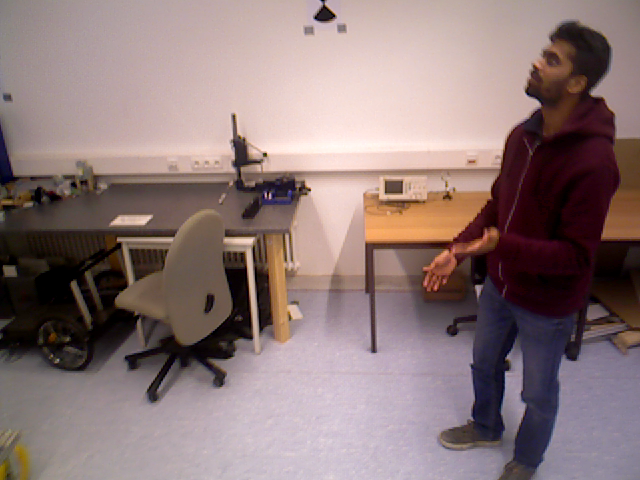
#> input picture 01_small_papers/MMM2027/figure_src/fig2_renders/input_f80.png, 640 x 480 px
$ python make_fig3_map_comparison_v6.py
#> lines starting #> are read from the running program, lines starting #| are printed output that depends on the picture
### 04_archive/MMM2027_v6_figures_rebuilt_2026-10-26/figure_src/_pubstyle.py
"""Final rint geometry helpers: draw at true print size, then *verify* the geometry.

Why this module exists
----------------------
The v3-v6 figures were drawn at 12.2 cm and saved with ``bbox_inches="tight"``.
Tight cropping changes the page box (e.g. 349.27 pt instead of 345.83 pt), so
``\\includegraphics[width=\\textwidth]`` silently rescales the whole figure, and
every label then prints at a size nobody measured.  Fig. 5 was additionally
included at 0.72\\textwidth and printed its 8.4 pt labels at 6.1 pt.

Two rules here:

1. ``save_exact()`` writes the PDF with **no** bounding-box crop, so the page box
   is exactly ``WIDTH_CM`` wide.  Included at ``width=\\textwidth`` the scale is
   1.000 and a drawn 7 pt label prints at 7 pt.
2. ``audit()`` measures, on the drawn canvas, every text extent (rotation-aware,
   through the renderer) and **raises** on: a glyph below the venue floor, two
   labels overlapping, a label crossing the canvas edge, or a label spilling out
   of the box that owns it.  Geometry that cannot pass cannot be shipped.

The MMM/Springer floor is 6 pt.  We hold ourselves to ``TARGET_PT`` so that any
future rounding still clears it.
"""
import matplotlib
import matplotlib.pyplot as plt
from matplotlib.font_manager import FontProperties
from matplotlib.textpath import TextPath

try:                                                      # run as scripts.x
    from scripts._figstyle_v3 import (C, TEXTWIDTH, apply_style, panel_label)
except ImportError:                                       # run from scripts/
    from _figstyle_v3 import C, TEXTWIDTH, apply_style, panel_label  # noqa: F401

PT2CM = 2.54 / 72
WIDTH_CM = TEXTWIDTH / (1 / 2.54) if False else 12.2   # 12.2 cm = \textwidth
MIN_PT = 6.0        # venue floor: MMM/Springer, figures included
TARGET_PT = 6.6     # our own floor, with margin


# ------------------------------------------------------------------ metrics ---
def text_w_pt(label, fs):
    """Width in points of a label's widest line, at font size ``fs``."""
    fp = FontProperties(family="DejaVu Sans", size=fs)
    return max(TextPath((0, 0), ln, prop=fp, usetex=False).get_extents().width
               for ln in label.split("\n"))


def text_w(label, fs):
    """Width in cm (1 data unit = 1 cm in every figure here)."""
    return text_w_pt(label, fs) * PT2CM


def nlines(label):
    return label.count("\n") + 1


def block_h(label, fs, linespacing=1.26):
    """Height in cm of a multi-line label block."""
    return nlines(label) * fs * linespacing * PT2CM


# ------------------------------------------------------------------- saving ---
def save_exact(fig, stem, dpi=600, scale=1.0, min_pt=None):
    """Write PDF/SVG/PNG with the page box exactly the drawn figure size.

    Refuses to write a PDF whose *emitted* glyph sizes are below the floor:
    matplotlib's mathtext renders sub/superscripts smaller than the Text
    artist's fontsize, so auditing the artist alone is not enough.  The check
    reads the Tf operators out of the produced PDF, i.e. what will print.
    """
    _check(fig, stem)
    fig.savefig(f"{stem}.pdf")
    fig.savefig(f"{stem}.svg")
    fig.savefig(f"{stem}.png", dpi=dpi)
    w, h = (v * 2.54 for v in fig.get_size_inches())
    print(f"wrote {stem}.{{pdf,svg,png}}  ({w:.2f} x {h:.2f} cm)")
    printed = pdf_font_sizes(f"{stem}.pdf")
    lo = min(printed) * scale
    floor = MIN_PT if min_pt is None else min_pt
    print(f"  printed glyph sizes: min {lo:.2f} pt "
          f"(floor {floor} pt){'' if lo >= floor else '  <-- BELOW FLOOR'}")
    if lo < floor - 1e-9:
        raise SystemExit(f"{stem}: smallest printed glyph {lo:.2f} pt "
                         f"< {floor} pt")
    return f"{stem}.pdf"


def pdf_font_sizes(path):
    """Every distinct font size (pt) actually used to paint glyphs."""
    import re, zlib
    data = open(path, "rb").read()
    tf = re.compile(rb"/(\w+)\s+([\d.]+)\s+Tf")
    show = re.compile(rb"T[jJ]\b")
    sizes = set()
    for m in re.finditer(rb"stream\r?\n", data):
        s = m.end()
        e = data.find(b"endstream", s)
        if e < 0:
            continue
        try:
            body = zlib.decompress(data[s:e])
        except zlib.error:
            body = data[s:e]
        cur = None
        for ln in body.split(b"\n"):
            mt = tf.search(ln)
            if mt:
                cur = float(mt.group(2))
            elif show.search(ln) and cur is not None:
                sizes.add(round(cur, 2))
    return sorted(sizes) or [0.0]


def _check(fig, stem):
    """Hook kept for symmetry: geometry is audited by audit() before saving."""
    return


def crop_vertical(fig, pad_cm=0.015):
    """Shrink the canvas vertically to the drawn ink, keeping width untouched.

    Every script draws at exactly \\textwidth and must stay 12.2 cm wide, so a
    general tight-bbox crop is not allowed (it would change the width and the
    inclusion scale).  What *is* free is vertical whitespace: mpl leaves 10-25
    pt of blank above and below the content, and that blank prints as dead
    space between the figure and its caption.  This shifts and rescales every
    axes so the ink sits pad_cm from the top and bottom edges, then sets the
    figure height to match.  Width and scale are unchanged, so a 7 pt label
    still prints at 7 pt.
    """
    fig.canvas.draw()
    r = fig.canvas.get_renderer()
    # Ink bbox from the drawn artists, not fig.get_tightbbox(): the schematic
    # figures use one full-canvas axes, whose tightbbox is the whole figure and
    # would hide the empty band above and below the drawing.
    ys = []
    for ax in fig.axes:
        for t in ax.texts:
            if t.get_text().strip():
                b = t.get_window_extent(r)
                ys += [b.y0, b.y1]
        for ln in ax.lines:
            try:
                b = ln.get_window_extent(r)
            except Exception:
                continue
            ys += [b.y0, b.y1]
        # Patches and collections are skipped: on a log axes a bar or a fill
        # reports a window extent that runs to the transformed zero (-1e5 px),
        # which would pin the bbox to the canvas edge and hide the blank band.
        if ax.axison:
            # the axes frame itself is ink
            ab = ax.get_window_extent(r)
            ys += [ab.y0, ab.y1]
            for t in (ax.xaxis.label, ax.yaxis.label, ax.title):
                if t.get_text().strip():
                    b = t.get_window_extent(r)
                    ys += [b.y0, b.y1]
            for t in ax.get_xticklabels() + ax.get_yticklabels():
                if t.get_text().strip():
                    b = t.get_window_extent(r)
                    ys += [b.y0, b.y1]
            leg = ax.get_legend()
            if leg is not None:
                b = leg.get_window_extent(r)
                ys += [b.y0, b.y1]
    for t in fig.texts:
        if t.get_text().strip():
            b = t.get_window_extent(r)
            ys += [b.y0, b.y1]
    if not ys:
        return False
    W, H = fig.get_size_inches()
    dpi = fig.dpi
    lo_px, hi_px = min(ys), max(ys)
    pad_in = pad_cm / 2.54
    y0 = max(lo_px / dpi - pad_in, 0.0)
    y1 = min(hi_px / dpi + pad_in, H)
    if y1 - y0 >= H - 1e-6:
        return False                           # already tight
    new_H = y1 - y0

    # every axes: keep its inches offset relative to the new bottom edge
    rects = []
    for ax in fig.axes:
        p = ax.get_position()
        rects.append((ax, p))
    texts = [(t, t.get_position()) for t in fig.texts]

    fig.set_size_inches(W, new_H, forward=True)
    for ax, p in rects:
        nb = (p.y0 * H - y0) / new_H
        nh = p.height * H / new_H
        ax.set_position([p.x0, nb, p.width, nh])
    for t, (tx, ty) in texts:
        t.set_position((tx, (ty * H - y0) / new_H))
    print(f"  cropped vertically: {H * 2.54:.2f} -> {new_H * 2.54:.2f} cm "
          f"(saved {(H - new_H) * 72:.0f} pt)")
    return True


# -------------------------------------------------------------------- audit ---
def _texts(fig):
    """Every *visible* Text artist with its owner axes (None = figure text)."""
    out = []

    def visible(t):
        if not t.get_visible() or not t.get_text().strip():
            return False
        return True

    for ax in fig.axes:
        for t in ax.texts:
            out.append((t, ax))
        if not ax.axison:          # axis turned off: no ticks/labels are drawn
            continue
        out.append((ax.xaxis.label, ax))
        out.append((ax.yaxis.label, ax))
        for t in ax.get_xticklabels() + ax.get_yticklabels():
            out.append((t, ax))
        for t in (ax.title,):
            out.append((t, ax))
        leg = ax.get_legend()
        if leg is not None:
            for t in leg.get_texts():
                out.append((t, ax))
    for t in fig.texts:
        out.append((t, None))
    return [(t, ax) for t, ax in out if visible(t)]


def audit(fig, name, scale=1.0, min_pt=TARGET_PT, overlap_tol=0.5,
          boxes=None, quiet=False):
    """Verify printed legibility and layout.  Raises on any violation.

    scale : inclusion scale (1.0 when saved with save_exact and included at
            width=\\textwidth).  Printed size = drawn size x scale.
    boxes : optional {text_artist: patch_artist} pairs; each label must stay
            inside its own box with ``pad`` pt of clearance.
    """
    fig.canvas.draw()
    r = fig.canvas.get_renderer()
    W, H = fig.get_size_inches() * fig.dpi          # canvas in px
    items = []
    for t, ax in _texts(fig):
        bb = t.get_window_extent(r)
        items.append((t, ax, bb))

    errors = []

    # 1 -- printed glyph size
    for t, ax, bb in items:
        printed = t.get_fontsize() * scale
        if printed < min_pt - 1e-9:
            errors.append(f"font {printed:.2f} pt < {min_pt} pt: {t.get_text()!r}")

    # 2 -- nothing may cross the canvas edge (this is what clipped fig. 5)
    for t, ax, bb in items:
        if bb.x0 < -0.2 or bb.y0 < -0.2 or bb.x1 > W + 0.2 or bb.y1 > H + 0.2:
            errors.append(
                f"text outside canvas: {t.get_text()!r} bbox=({bb.x0:.1f},"
                f"{bb.y0:.1f})..({bb.x1:.1f},{bb.y1:.1f}) canvas=({W:.0f}x{H:.0f})")

    # 3 -- no two labels may overlap
    for i in range(len(items)):
        for j in range(i + 1, len(items)):
            a, b = items[i][2], items[j][2]
            ox = min(a.x1, b.x1) - max(a.x0, b.x0)
            oy = min(a.y1, b.y1) - max(a.y0, b.y0)
            if ox > overlap_tol and oy > overlap_tol:
                errors.append(
                    f"labels overlap by {ox:.1f}x{oy:.1f} pt: "
                    f"{items[i][0].get_text()!r} <-> {items[j][0].get_text()!r}")

    # 4 -- every boxed label stays inside its own box
    if boxes:
        for t, patch, pad_pt in boxes:
            tb = t.get_window_extent(r)
            pb = patch.get_window_extent(r)
            pad = pad_pt * fig.dpi / 72.0
            if (tb.x0 < pb.x0 + pad - 0.2 or tb.x1 > pb.x1 - pad + 0.2 or
                    tb.y0 < pb.y0 + pad - 0.2 or tb.y1 > pb.y1 - pad + 0.2):
                errors.append(
                    f"label overflows its box: {t.get_text()!r} "
                    f"text({tb.x0:.1f},{tb.y0:.1f})..({tb.x1:.1f},{tb.y1:.1f}) "
                    f"box({pb.x0:.1f},{pb.y0:.1f})..({pb.x1:.1f},{pb.y1:.1f})")

    if not quiet:
        print(f"[audit] {name}: {len(items)} labels, "
              f"min printed {min(t.get_fontsize() * scale for t, _, _ in items):.2f} pt"
              f" -> {'FAIL' if errors else 'PASS'}")
    if errors:
        for e in errors:
            print("   ! " + e)
        raise SystemExit(f"audit failed for {name}: {len(errors)} violation(s)")
    return True


# [7 lines left out: function min_seg, not called in this run]

### 04_archive/MMM2027_v6_figures_rebuilt_2026-10-26/figure_src/_figstyle_v3.py
"""Shared v3 publication style for the MRCS manuscript figures.

Differences from v2 (_figstyle.py), per VISUAL_AUDIT.md + FIGURE_PLAN_v3.md:
- no red/green pairs anywhere: directional cues use blue (good) / orange (bad);
- the diverging map is a continuous RdBu ramp with the neutral middle at grey;
- one writable PALETTE dict of roles, reused by every panel;
- default font 7 pt at LNCS text width (12.2 cm), everything vector PDF+SVG.
"""
import matplotlib as mpl
import matplotlib.pyplot as plt

CM = 1 / 2.54
TEXTWIDTH = 12.2 * CM

# ---------------------------------------------------------------- palette ----
# Role -> colour. Fixed across every panel of the paper.
C = {
    # backbone / unmodified baseline: quiet neutral grey
    "vanilla":    "#8C8C8C",
    "vanilla_lt": "#D9D9D9",
    # our two configurations: one hue, two values
    "maskfree":   "#5B92C8",   # lighter blue
    "combined":   "#1F5C99",   # deep blue
    # the controlled counterpart consuming the same flow (warm = "not ours")
    "naive":      "#D9822B",
    # prior-work reference
    "prior":      "#8E6BA6",
    # directional semantics (colour-blind safe pair, NO red/green opposition)
    "good":       "#1F5C99",   # blue  = better / positive
    "bad":        "#C46A3B",   # orange = worse / negative
    # structural greys
    "ink":        "#262626",
    "rule":       "#BFBFBF",
    "panel_bg":   "#F7F7F7",
    # scatter groups for the boundary figure (blue/orange safe pair)
    "redundant":  "#5B92C8",
    "necessary":  "#D9822B",
}

# diverging ramp for the regime matrix: RdBu, zero pinned to near-white grey
DIV_RAMP = ["#B2182B", "#D6604D", "#F4A582", "#EDEAE8", "#92C5DE", "#4393C3", "#2166AC"]


def apply_style(font_size=7):
    plt.rcParams["font.family"] = "sans-serif"
    plt.rcParams["font.sans-serif"] = ["Arial", "Helvetica", "DejaVu Sans", "Liberation Sans"]
    plt.rcParams["svg.fonttype"] = "none"
    mpl.rcParams.update({
        "pdf.fonttype": 42,
        "font.size": font_size,
        "axes.labelsize": font_size,
        "axes.titlesize": font_size,
        "xtick.labelsize": font_size - 0.5,
        "ytick.labelsize": font_size - 0.5,
        "legend.fontsize": font_size - 0.5,
        "axes.spines.right": False,
        "axes.spines.top": False,
        "axes.linewidth": 0.6,
        "axes.edgecolor": C["ink"],
        "xtick.major.width": 0.6,
        "ytick.major.width": 0.6,
        "xtick.major.size": 2.2,
        "ytick.major.size": 2.2,
        "legend.frameon": False,
        "grid.color": C["rule"],
        "grid.linewidth": 0.4,
        "lines.linewidth": 1.0,
        "patch.linewidth": 0.5,
    })


def panel_label(ax, label, x=-0.055, y=1.04, size=8):
    ax.text(x, y, label, transform=ax.transAxes, fontsize=size,
            fontweight="bold", color=C["ink"], ha="left", va="bottom")


# [5 lines left out: function save, not called in this run]

### 01_small_papers/MMM2027/figure_src/scripts/make_fig3_map_comparison_v6.py
"""Fig. 3 (v6) - what each configuration bakes into the final map.

What the printed v5 got wrong, measured on the delivered PDF:

* TITLE COLLISION. The last two titles were "RoGS-SLAM mask-free" (2.71 cm) and
  "RoGS-SLAM combined" (2.68 cm) over panels only 2.27 cm wide, so each title
  ran into its neighbour's (the audit now measures 18.0 x 8.2 pt of overlap on
  the delivered file).  The arm names now live in the caption's own colour key
  -- the panel titles carry only the arm tag, which fits.
* Every title is now asserted to stay inside its own panel column, and the
  audit checks the titles against each other.

One filmstrip of five panels across the text width, one baseline, one gutter,
one label strip.  Order is the argument: the observed scene at frame 80, the
same room at frame 400 with both movers gone, then each arm's final map
rendered at frame 400 from its own estimated pose.  The backbone's map keeps
the movers' ghost trails; both RoGS-SLAM arms reconstruct the static office,
mask-free without any class label.  Renders are post-hoc assets for
illustration, not a benchmark metric.
"""
from pathlib import Path

import matplotlib.pyplot as plt
from matplotlib.patches import Ellipse

from scripts._pubstyle import (C, TEXTWIDTH, apply_style, save_exact, audit,
                               text_w, WIDTH_CM, crop_vertical)

apply_style(font_size=7)

FIG_ROOT = Path(__file__).resolve().parent.parent / "fig2_renders"
BAD, BAD_TX = "#C46A3B", "#8A4E17"

FS_TITLE = 7.0
# (file, line1, line2, colour, bold)  -- the arm name is in line 1 and must fit
# inside one panel column; the caption decodes the colours.
PANELS = [
    ("input_f80.png", "frame 80", "movers present", "#5A5A5A", False),
    ("input_f400.png", "frame 400", "movers gone", "#5A5A5A", False),
    ("vanilla_f400.png", "vanilla", "unmodified", "#5A5A5A", False),
    ("maskfree_f400.png", "mask-free", "ATE 12.1 cm", C["maskfree"], True),
    ("combined_f400.png", "combined", "ATE 3.1 cm", C["combined"], True),
]

N = len(PANELS)
M, G = 0.012, 0.016                     # figure fractions
WP = (1 - 2 * M - (N - 1) * G) / N
IMG_CM = WP * WIDTH_CM * 0.75            # 4:3 renders
TITLE_CM = 2 * FS_TITLE * 1.28 / 72 * 2.54 + 0.10   # two lines + pad
LABEL_CM = TITLE_CM + 0.10
H_CM = IMG_CM + LABEL_CM

# every title must fit its own column
for _, l1, l2, _, _ in PANELS:
    widest = max(text_w(l1, FS_TITLE), text_w(l2, FS_TITLE))
    if widest > WP * WIDTH_CM - 0.04:
        raise SystemExit(f"title {l1!r}/{l2!r} is {widest:.2f} cm, "
                         f"panel is {WP * WIDTH_CM:.2f} cm")

fig = plt.figure(figsize=(TEXTWIDTH, H_CM / 2.54))
HP = IMG_CM / H_CM
# the image strip occupies the bottom IMG_CM; the title strip is the space above
Y_IMG = 0.0

titles = []
for i, (name, l1, l2, col, bold) in enumerate(PANELS):
    ax = fig.add_axes([M + i * (WP + G), Y_IMG, WP, HP])
    ax.imshow(plt.imread(FIG_ROOT / name), aspect="auto")
    ax.set_xticks([])
    ax.set_yticks([])
    for sp in ax.spines.values():
        sp.set_linewidth(0.8)
        sp.set_color("#B9B9B9" if col == "#5A5A5A" else col)
    t = ax.set_title(f"{l1}\n{l2}", fontsize=FS_TITLE, color=col, pad=2.5,
                     linespacing=1.28,
                     fontweight="bold" if bold else "normal")
    titles.append((t, ax))

# the one cue drawn on a render: the backbone's ghost cluster
ax = fig.axes[2]
ax.add_patch(Ellipse((0.555, 0.60), 0.34, 0.56, transform=ax.transAxes,
                     facecolor="none", edgecolor=BAD, lw=0.9,
                     linestyle=(0, (3, 2)), zorder=7))
ax.annotate("movers' ghost\ntrails baked in", xy=(0.52, 0.42),
            xytext=(0.53, 0.14), xycoords="axes fraction",
            textcoords="axes fraction", ha="center", va="center",
            fontsize=6.6, fontweight="bold", color=BAD_TX, linespacing=1.10,
            arrowprops=dict(arrowstyle="->", color=BAD, lw=0.8, shrinkA=3,
                            shrinkB=2),
            bbox=dict(boxstyle="round,pad=0.24", facecolor="white",
                      edgecolor=BAD, linewidth=0.8, alpha=0.95), zorder=8)

print(f"figure {WIDTH_CM:.2f} x {H_CM:.2f} cm   (v5: 12.20 x 2.41)")
print(f"  panel {WP * WIDTH_CM:.2f} x {IMG_CM:.2f} cm  gutter {G * WIDTH_CM:.2f} cm")
for (_, l1, l2, _, _), (t, _ax) in zip(PANELS, titles):
    print(f"  title {max(text_w(l1, FS_TITLE), text_w(l2, FS_TITLE)):.2f} cm "
          f"in {WP * WIDTH_CM:.2f} cm: {l1!r}")

# check each title against its own panel column, and all titles against others
fig.canvas.draw()
r = fig.canvas.get_renderer()
canvas_w = fig.get_size_inches()[0] * fig.dpi
for i, (t, ax) in enumerate(titles):
    bb = t.get_window_extent(r)
    col_l = (M + i * (WP + G)) * canvas_w
    col_r = (M + i * (WP + G) + WP) * canvas_w
    if bb.x0 < col_l - 0.4 or bb.x1 > col_r + 0.4:
        raise SystemExit(
            f"title {t.get_text().splitlines()[0]!r} spans "
            f"{bb.x0:.1f}..{bb.x1:.1f} px, column is {col_l:.1f}..{col_r:.1f}")

# the ghost annotation must stay inside its own panel, not spill into the
# neighbour: the annotation box is wider than a panel is at this size
for t in fig.axes[2].texts:
    bb = t.get_window_extent(r)
    ab = fig.axes[2].get_window_extent(r)
    if bb.x0 < ab.x0 - 0.4 or bb.x1 > ab.x1 + 0.4:
        raise SystemExit(
            f"annotation {t.get_text().splitlines()[0]!r} spans "
            f"{bb.x0:.1f}..{bb.x1:.1f} px, its panel is "
            f"{ab.x0:.1f}..{ab.x1:.1f}")

crop_vertical(fig)
audit(fig, "fig3", scale=1.0)
save_exact(fig, "fig3_map_comparison_v6")
#> in save_exact, `fig.savefig(f"{stem}.pdf")`:
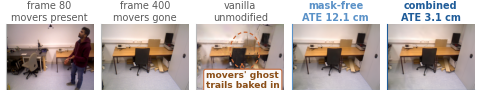
#> figure drawn by matplotlib, 5 panels
